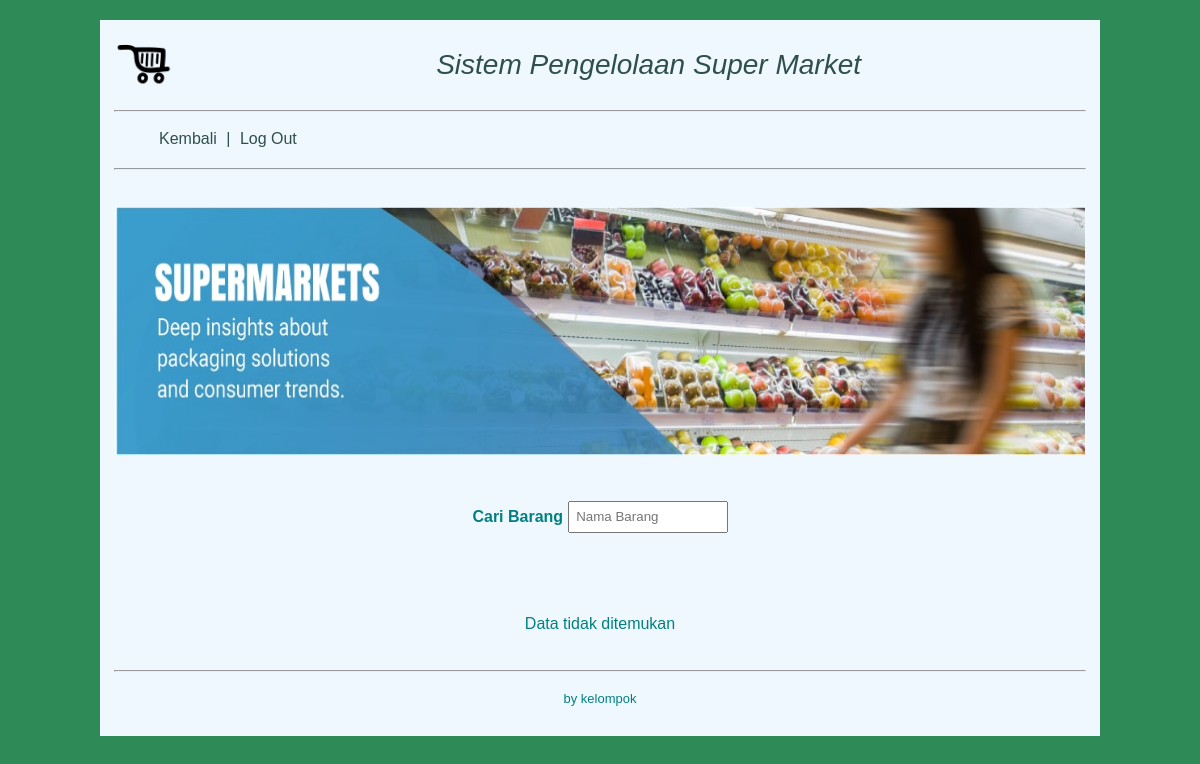
The page /hasil_cari_barang.php?cari=Shampoo Zinc (signed in) on the database as committed earlier.
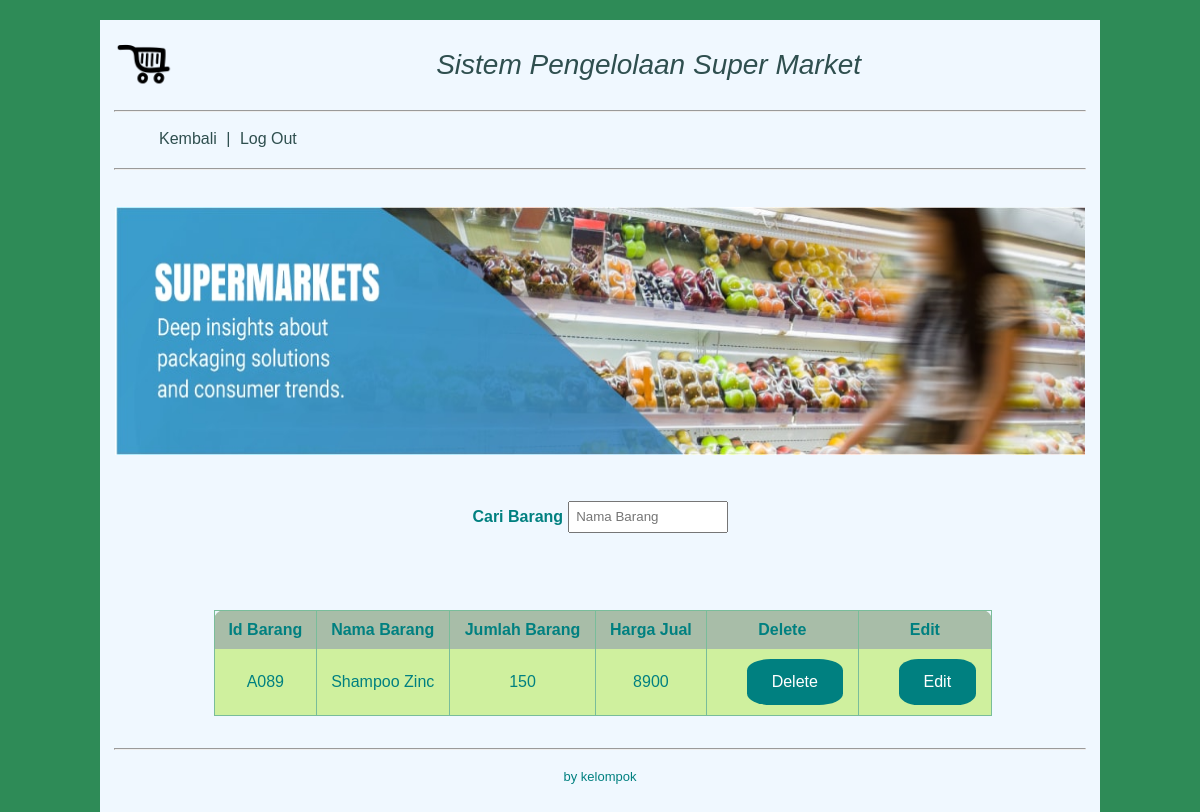
The same page on the database as committed later.
### tables this page shows
CREATE TABLE `barang` (
  `id_barang` varchar(30) NOT NULL,
  `nama_barang` varchar(100) NOT NULL,
  `jumlah_barang` int(200) NOT NULL,
  `harga_barang` int(200) NOT NULL,
  PRIMARY KEY (`id_barang`)
);

### hasil_cari_barang.php (the view, shortened to what this page needs)
<html>
<head>
<link rel="stylesheet" type="text/css" href="style.css">
<body>
	<div class="wrapper">
		<header>
			<div id="logo">
				<img src="logo.png">
			</div>
			<h1 class="title">Sistem Pengelolaan Super Market</h1>
			<hr>
			<nav>
				<ul>
					<li><a href="gudang_barang.php">Kembali</a></li>
					<li>|</li>
					<li><a href="logout.php">Log Out</a></li>
				</ul>
			</nav>
			<hr>
		</header>
		<div id="banner">
			<img src="banner.jpg">
		</div>
		<div class="contain">
			<form action="cari_barang.php" method="get">
				<h4>Cari Barang
					<input type="text" placeholder="Nama Barang" name="namabarang">
			 	</h4>
			</form>
			<br/>
			<br/>
			<table>
			<?php
				if(isset($_GET['cari'])){
					$cari = mysql_real_escape_string($_GET['cari']);
					$barang = mysql_query("select * from barang where nama_barang like '%$cari%' or id_barang like '%$cari%'");
					$ketemu = mysql_num_rows($barang);
					if($ketemu > 0){
			?>
					<tr>
						<td><b>Id Barang</td>
						<td><b>Nama Barang</td>
						<td><b>Jumlah Barang</td>
						<td><b>Harga Jual</td>
						<td><b>Delete</td>
						<td><b>Edit</td>
					</tr>
					<?php while($var = mysql_fetch_array($barang))
					{
					?>
							<tr>
								<td><?php echo $var['id_barang'] ?></td>
								<td><?php echo $var['nama_barang'] ?></td>
								<td><?php echo $var['jumlah_barang'] ?></td>
								<td><?php echo $var['harga_barang'] ?></td>
								<td><center><a href="delete_barang.php?kode=<?php echo $var['id_barang'] ?>">Delete</a></td>
								<td><center><a href="edit_barang.php?kode=<?php echo $var['id_barang'] ?>">Edit</a></td>
							</tr>
					<?php }
						}
						else {
							echo "<center>Data tidak ditemukan</center>";
						}
					}
					?>
			</table>
		</div>
		<footer>
			<hr>
			<p class="kaki">by kelompok</p>
		</footer>
	</div>
</body>
</head>
</html>

Rows that differ between the two databases and show on the page:
added barang: id_barang "A089", nama_barang "Shampoo Zinc", jumlah_barang "150", harga_barang "8900"
Other text that changed with them:
text no longer shown: "Data tidak ditemukan"
text now shown: "Id Barang Nama Barang Jumlah Barang Harga Jual Delete Edit"
